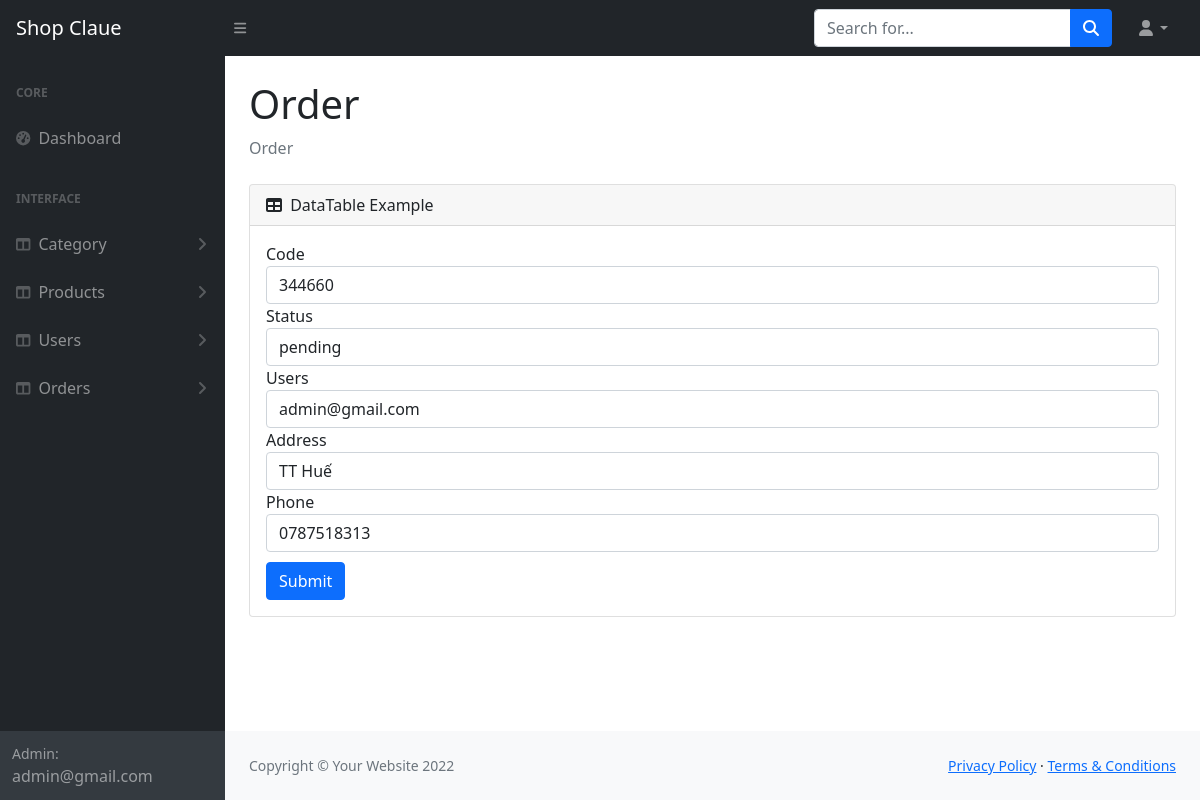
The page /admin/orders/edit.php?order_id=18 (signed in) on the database its author committed.
### tables this page shows
CREATE TABLE `orders` (
  `id` int(11) NOT NULL,
  `code` varchar(45) NOT NULL,
  `status` varchar(45) NOT NULL,
  `users_id` int(11) NOT NULL,
  `phone` text DEFAULT NULL,
  `address` text DEFAULT NULL,
  `date` date DEFAULT NULL
);

### core/db/db_orders.php (called while the page is built, shortened)
<?php
$pdo = get_pdo();
function get_orders($orders_id)
{
    global $pdo;
    $sql = "SELECT * FROM ORDERS WHERE ID=:id";
    $stmt = $pdo->prepare($sql);
    $stmt->bindParam(':id', $orders_id);
    $stmt->execute();
    $stmt->setFetchMode(PDO::FETCH_ASSOC);
    $result = $stmt->fetchAll();
    foreach ($result as $row) {
        return array(
            'id' => $row['id'],
            'code' => $row['code'],
            'status' => $row['status'],
            'users_id' => $row['users_id'],
            'phone' => $row['phone'],
            'address' => $row['address'],
            'date' => $row['date'],
        );
    }
    return null;
}
?>

### core/db/db_users.php (called while the page is built, shortened)
<?php
$pdo = get_pdo();
function get_all_users(){
    global $pdo;
    $sql = "SELECT * FROM USERS";
    $stmt = $pdo->prepare($sql);
    $stmt->execute();
    $stmt->setFetchMode(PDO::FETCH_ASSOC);
    $result = $stmt->fetchAll();
    $users_list = array();
    foreach ($result as $row){
        $users= array(
            'id' => $row['id'],
            'email' => $row['email'],
            'password' => $row['password'],
            'role' => $row['role']
        );
        array_push($users_list, $users);
    }
    return $users_list;
}
?>

### admin/view/orders/_edit.php (the view, shortened to what this page needs)
<!DOCTYPE html>
<html lang="en">
<head>
    <link href="../../public/admin/css/style.css" rel="stylesheet" />
</head>
<body class="sb-nav-fixed">
    <?php include_once '../view/inc/_navbar.php' ?>
    <div id="layoutSidenav">
        <?php include_once '../view/inc/_sideleft.php' ?>
        <div id="layoutSidenav_content">
            <main>
                <div class="container-fluid px-4">
                    <h1 class="mt-4">Order</h1>
                    <ol class="breadcrumb mb-4">
                        <li class="breadcrumb-item active">Order</li>
                    </ol>
                    <div class="card mb-4">
                        <div class="card-header">
                            <i class="fas fa-table me-1"></i>
                            DataTable Example
                        </div>
                        <div class="card-body">
                            <form action="edit.php" method="post">
                                <div class="form-group">
                                    <label for="exampleInputEmail1">Code</label>
                                    <input type="text" name="code" value="<?php echo $order['code']; ?>" class="form-control" id="exampleInputEmail1" aria-describedby="emailHelp" placeholder="">
                                </div>
                                <div class="form-group">
                                    <label for="exampleInputPassword1">Status</label>
                                    <input type="text" name="status" value="<?php echo $order['status']; ?>"  class="form-control" id="exampleInputPassword1" placeholder="">
                                </div>
                                <div class="form-group">
                                    <label for="exampleInputPassword1">Users</label>
                                    <select name="users_id" class="form-control">
                                        <?php foreach ($orderList as $value) { ?>
                                            <option <?php if($order['id'] == $value['id'] ) echo 'selected' ?> value="<?php echo $value['id'] ?>"><?php echo $value['email'] ?></option>
                                        <?php } ?>
                                    </select>
                                </div>
                                <div class="form-group">
                                    <label for="exampleInputPassword1">Address</label>
                                    <input type="text" name="address" value="<?php echo $order['address']; ?>"  class="form-control" id="exampleInputPassword1" placeholder="">
                                </div>
                                <div class="form-group">
                                    <label for="exampleInputPassword1">Phone</label>
                                    <input type="text" name="phone" value="<?php echo $order['phone']; ?>"  class="form-control" id="exampleInputPassword1" placeholder="">
                                </div>
                                <button type="submit" class="btn btn-primary" style="margin-top: 10px;">Submit</button>
                            </form>
                        </div>
                    </div>
                </div>
            </main>
            <footer class="py-4 bg-light mt-auto">
                <div class="container-fluid px-4">
                    <div class="d-flex align-items-center justify-content-between small">
                        <div class="text-muted">Copyright &copy; Your Website 2022</div>
                        <div>
                            <a href="#">Privacy Policy</a>
                            &middot;
                            <a href="#">Terms &amp; Conditions</a>
                        </div>
                    </div>
                </div>
            </footer>
        </div>
    </div>
</body>
</html>

### rows shown on the page
orders: code "344660", status "pending", address "TT Huế", phone "0787518313"

### other values the page prints
$_SESSION['email'] "admin@gmail.com"
form field users_id "admin@gmail.com"
